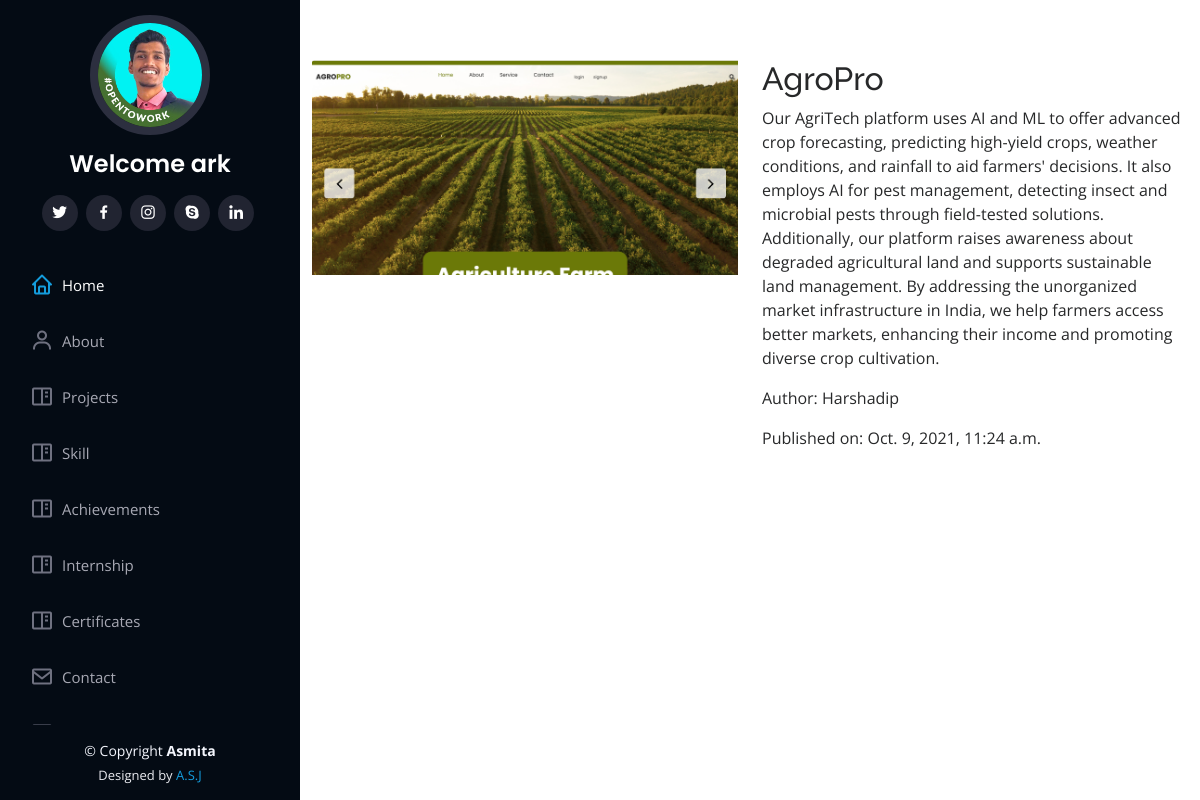
Page /blog/2/ (signed in) on the committed database.
### portfolio/models.py (models this page shows, shortened)
class Blogs(models.Model):
    title=models.CharField(max_length=60)
    description=models.TextField()
    authname=models.CharField(max_length=15)
    img=models.ImageField(upload_to='blog',blank=True,null=True)
    timeStamp=models.DateTimeField(auto_now_add=True,blank=True)

### portfolio/views.py (the view)
# urls.py: path('blog/<int:pk>/', views.blog_detail, name='blog_detail'),
def blog_detail(request, pk):
    post = get_object_or_404(Blogs, pk=pk)
    context = {'post': post}
    return render(request, 'blog_detail.html', context)

### templates/blog_detail.html
{% extends 'basic.html' %}
{% block body %}
  <section id="blog-detail" class="blog-detail">
    <div class="container" data-aos="fade-up">
      <div class="row">
        <div class="col-lg-6">
          <img src="{{ post.img.url }}" class="img-fluid" alt="{{ post.title }}">
        </div>
        <div class="col-lg-6">
          <h2>{{ post.title }}</h2>
          <p>{{ post.description }}</p>
          <p>Author: {{ post.authname }}</p>
          <p>Published on: {{ post.timeStamp }}</p>
        </div>
      </div>
    </div>
  </section>
{% endblock %}

### templates/basic.html (shortened to what this page needs)
{% load static %}
<!DOCTYPE html>
<html lang="en">
<head>
  <link href="{% static 'assets/vendor/aos/aos.css' %}" rel="stylesheet">
  <link href="{% static 'assets/vendor/bootstrap/css/bootstrap.min.css' %}" rel="stylesheet">
  <link href="{% static 'assets/vendor/bootstrap-icons/bootstrap-icons.css' %}" rel="stylesheet">
  <link href="{% static 'assets/vendor/boxicons/css/boxicons.min.css' %}" rel="stylesheet">
  <link href="{% static 'assets/vendor/glightbox/css/glightbox.min.css' %}" rel="stylesheet">
  <link href="{% static 'assets/vendor/swiper/swiper-bundle.min.css' %}" rel="stylesheet">
  <link href="{% static 'assets/css/style.css' %}" rel="stylesheet">
</head>
<body>
  <header id="header">
    <div class="d-flex flex-column">
      <div class="profile">
        <img src="{% static 'assets/img/harsh.jpg' %}" alt="" class="img-fluid rounded-circle">
        <h1 class="text-light"><a href="index.html">Welcome {{user.username}}</a></h1>
        <div class="social-links mt-3 text-center">
          <a href="#" class="twitter"><i class="bx bxl-twitter"></i></a>
          <a href="#" class="facebook"><i class="bx bxl-facebook"></i></a>
          <a href="https://www.instagram.com/ark__dev/" target="_blank" class="instagram"><i class="bx bxl-instagram"></i></a>
          <a href="#" class="google-plus"><i class="bx bxl-skype"></i></a>
          <a href="https://www.linkedin.com/in/aneesrehmankhan/" target="_blank" class="linkedin"><i class="bx bxl-linkedin"></i></a>
        </div>
      </div>
      <nav id="navbar" class="nav-menu navbar">
        <ul>
          <li><a href="/" class="nav-link scrollto active"><i class="bx bx-home"></i> <span>Home</span></a></li>
          <li><a href="/about" class="nav-link scrollto"><i class="bx bx-user"></i> <span>About</span></a></li>
          <li><a href="/blog" class="nav-link scrollto"><i class="bx bx-book-content"></i> <span>Projects</span></a></li>
          <li><a href="/skill" class="nav-link scrollto"><i class="bx bx-book-content"></i> <span>Skill</span></a></li>
          <li><a href="/achievements" class="nav-link scrollto"><i class="bx bx-book-content"></i> <span>Achievements</span></a></li>
          <li><a href="/internship" class="nav-link scrollto"><i class="bx bx-book-content"></i> <span>Internship</span></a></li>
          <li><a href="/certificates" class="nav-link scrollto"><i class="bx bx-book-content"></i> <span>Certificates</span></a></li>
          <li><a href="/contact" class="nav-link scrollto"><i class="bx bx-envelope"></i> <span>Contact</span></a></li>
          <li><a href="/internshipdetails" class="nav-link scrollto"> <span>Internship Form</span></a></li>
{% if not request.user.is_authenticated %}
     <li><a href="/auth/signup/" class="nav-link scrollto"><i class="bx bx-user"></i> <span>SignUp</span></a></li>
          <li><a href="/auth/login/" class="nav-link scrollto"><i class="bx bx-user"></i> <span>Login</span></a></li>
{% else %}
          <li><a href="/auth/logout/" class="nav-link scrollto"> <span>Logout</span></a></li>
{% endif %}
        </ul>
      </nav>
    </div>
  </header>
  <main id="main">
  {% block body %}
  {% endblock body %}
  </main>
  <footer id="footer">
    <div class="container">
      <div class="copyright">
        &copy; Copyright <strong><span>Asmita</span></strong>
      </div>
      <div class="credits">
        Designed by <a href="">A.S.J</a>
      </div>
    </div>
  </footer>
</body>
</html>

### static/assets/css/style.css (style rules this page uses)
body { font-family: "Open Sans", sans-serif; color: #272829; }
a { color: #149ddd; text-decoration: none; }
h1, h2, h3, h4, h5, h6 { font-family: "Raleway", sans-serif; }
#header { position: fixed; top: 0; left: 0; bottom: 0; width: 300px; transition: all ease-in-out 0.5s; z-index: 9997; transition: all 0.5s; padding: 0 15px; background: #040b14; overflow-y: auto; }
#header .profile img { margin: 15px auto; display: block; width: 120px; border: 8px solid #2c2f3f; }
#header .profile h1 { font-size: 24px; margin: 0; padding: 0; font-weight: 600; -moz-text-align-last: center; text-align-last: center; font-family: "Poppins", sans-serif; }
#header .profile h1 a, #header .profile h1 a:hover { color: #fff; text-decoration: none; }
#header .profile .social-links a { font-size: 18px; display: inline-block; background: #212431; color: #fff; line-height: 1; padding: 8px 0; margin-right: 4px; border-radius: 50%; text-align: center; width: 36px; height: 36px; transition: 0.3s; }
#main { margin-left: 300px; }
.nav-menu { padding: 30px 0 0 0; }
.nav-menu * { margin: 0; padding: 0; list-style: none; }
.nav-menu > ul > li { position: relative; white-space: nowrap; }
.nav-menu a, .nav-menu a:focus { display: flex; align-items: center; color: #a8a9b4; padding: 12px 15px; margin-bottom: 8px; transition: 0.3s; font-size: 15px; }
.nav-menu a i, .nav-menu a:focus i { font-size: 24px; padding-right: 8px; color: #6f7180; }
.nav-menu a:hover, .nav-menu .active, .nav-menu .active:focus, .nav-menu li:hover > a { text-decoration: none; color: #fff; }
.nav-menu a:hover i, .nav-menu .active i, .nav-menu .active:focus i, .nav-menu li:hover > a i { color: #149ddd; }
section { padding: 60px 0; overflow: hidden; }
#footer { padding: 15px; color: #f4f6fd; font-size: 14px; position: fixed; left: 0; bottom: 0; width: 300px; z-index: 9999; background: #040b14; }
#footer .copyright { text-align: center; }
#footer .credits { padding-top: 5px; text-align: center; font-size: 13px; color: #eaebf0; }

### rows in the picture
Blogs: img (picture), title "AgroPro", description "Our AgriTech platform uses AI and ML to offer advanced crop forecasting, predicting high-yield crops, weather conditions, and rainfall to aid farmers' decisions. It also employs AI for pest management, detecting insect and microbial pests through field-tested solutions. Additionally, our platform raises awareness about degraded agricultural land and supports sustainable land management. By addressing the unorganized market infrastructure in India, we help farmers access better markets, enhancing their income and promoting diverse crop cultivation.", authname "Harshadip", timeStamp "Oct. 9, 2021, 11:24 a.m."

### other values in the picture
{{ user.username }} "ark"
